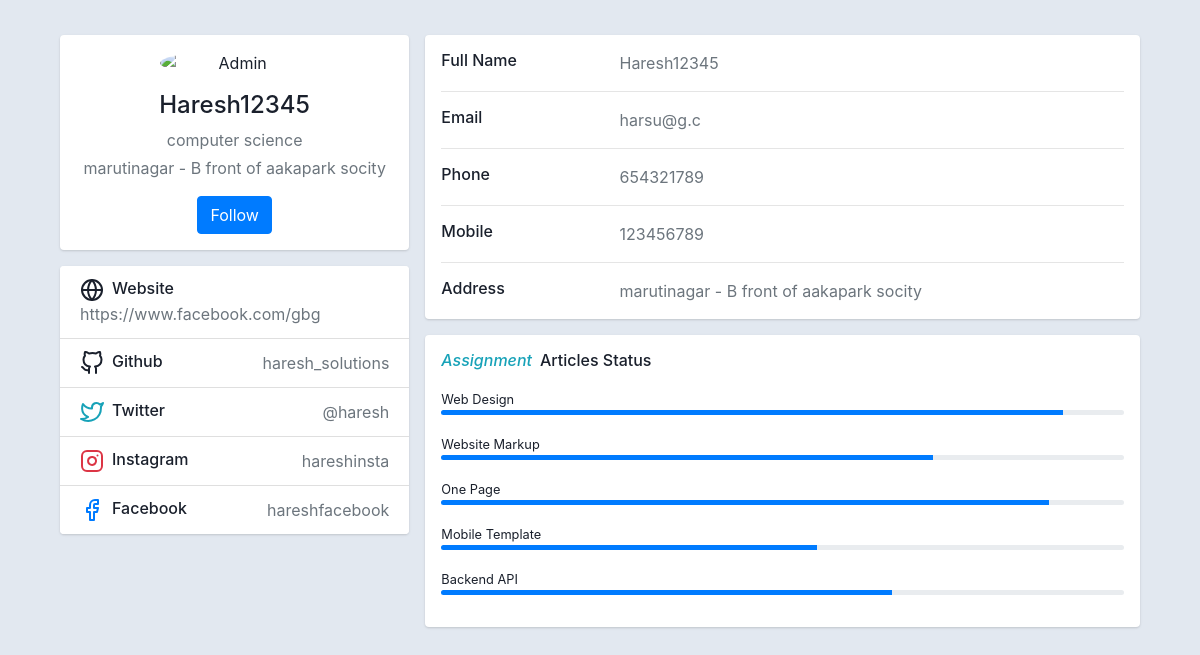
/index.php/home/about_user, run on the app's committed database.
### tables this page shows
CREATE TABLE `user_list` (
  `user_id` int(15) NOT NULL,
  `user_name` varchar(150) NOT NULL,
  `email` varchar(150) NOT NULL,
  `total_post` int(12) NOT NULL DEFAULT 0,
  `type` varchar(15) NOT NULL DEFAULT 'co_admin',
  `password` varchar(40) NOT NULL,
  `profile_pic` varchar(200) NOT NULL,
  `reg_id` int(15) NOT NULL,
  `profession` varchar(150) NOT NULL DEFAULT '-',
  `address` varchar(350) NOT NULL DEFAULT '-',
  `website` varchar(200) NOT NULL DEFAULT '-',
  `github` varchar(350) NOT NULL DEFAULT '-',
  `twitter` varchar(350) NOT NULL DEFAULT '-',
  `instagram` varchar(350) NOT NULL DEFAULT '-',
  `facebook` varchar(350) NOT NULL DEFAULT '-',
  `moblie` varchar(12) NOT NULL DEFAULT '-',
  `phone` varchar(12) NOT NULL DEFAULT '-'
);

### application/controllers/home.php (called while the page is built, shortened)
<?php
class home extends CI_Controller
{
    function __construct()
    {
        $this->load->model("home_model");
    }
    public function about_user()
    {
        $id = 5;
        $data['data'] = $this->home_model->about_user_model($id);
        $this->load->view("user_about_page", $data);
    }
}

### index.php (called while the page is built, shortened)
<?php
require_once BASEPATH.'core/CodeIgniter.php';

### application/models/home_model.php (called while the page is built, shortened)
<?php
class home_model extends CI_Model
{
    function about_user_model($id)
    {
        $data = $this->db->where('user_id', $id)
            ->get('user_list')->result_array();
        return $data;
    }
}

### application/views/user_about_page.php (the view, shortened to what this page needs)
<!DOCTYPE html>
<html lang="en">
<head>
    <link rel="stylesheet" href="https://stackpath.bootstrapcdn.com/bootstrap/4.3.1/css/bootstrap.min.css" />
    <link rel="stylesheet" href="<?php echo base_url(); ?>tools/dist/css/user_about_page.css" />
</head>
<body>
    <div class="container">
        <div class="main-body">
            <div class="row gutters-sm">
                <div class="col-md-4 mb-3">
                    <div class="card">
                        <div class="card-body">
                            <div class="d-flex flex-column align-items-center text-center">
                                <img src="https://bootdey.com/img/Content/avatar/avatar7.png" alt="Admin" class="rounded-circle" width="150" />
                                <div class="mt-3">
                                    <h4>
                                        <?php echo $data[0]['user_name']; ?>
                                    </h4>
                                    <p class="text-secondary mb-1"> <?php echo $data[0]['profession']; ?> </p>
                                    <p class="text-muted font-size-sm">
                                    <?php echo $data[0]['address']; ?>
                                    </p>
                                    <button class="btn btn-primary">Follow</button>
                                </div>
                            </div>
                        </div>
                    </div>
                    <div class="card mt-3">
                        <ul class="list-group list-group-flush">
                            <li class="list-group-item d-flex justify-content-between align-items-center flex-wrap">
                                <h6 class="mb-0">
                                    Website
                                </h6>
                                <span class="text-secondary"><?php echo $data[0]['website'];?></span>
                            </li>
                            <li class="list-group-item d-flex justify-content-between align-items-center flex-wrap">
                                <h6 class="mb-0">
                                    Github
                                </h6>
                                <span class="text-secondary"><?php echo $data[0]['github'];?></span>
                            </li>
                            <li class="list-group-item d-flex justify-content-between align-items-center flex-wrap">
                                <h6 class="mb-0">
                                    Twitter
                                </h6>
                                <span class="text-secondary"><?php echo $data[0]['twitter'];?></span>
                            </li>
                            <li class="list-group-item d-flex justify-content-between align-items-center flex-wrap">
                                <h6 class="mb-0">
                                    Instagram
                                </h6>
                                <span class="text-secondary"><?php echo $data[0]['instagram'];?></span>
                            </li>
                            <li class="list-group-item d-flex justify-content-between align-items-center flex-wrap">
                                <h6 class="mb-0">
                                    Facebook
                                </h6>
                                <span class="text-secondary"><?php echo $data[0]['facebook'];?></span>
                            </li>
                        </ul>
                    </div>
                </div>
                <div class="col-md-8">
                    <div class="card mb-3">
                        <div class="card-body">
                            <div class="row">
                                <div class="col-sm-3">
                                    <h6 class="mb-0">Full Name</h6>
                                </div>
                                <div class="col-sm-9 text-secondary"><?php echo $data[0]['user_name']; ?></div>
                            </div>
                            <hr />
                            <div class="row">
                                <div class="col-sm-3">
                                    <h6 class="mb-0">Email</h6>
                                </div>
                                <div class="col-sm-9 text-secondary"><?php echo $data[0]['email']; ?></div>
                            </div>
                            <hr />
                            <div class="row">
                                <div class="col-sm-3">
                                    <h6 class="mb-0">Phone</h6>
                                </div>
                                <div class="col-sm-9 text-secondary"><?php echo $data[0]['phone']; ?></div>
                            </div>
                            <hr />
                            <div class="row">
                                <div class="col-sm-3">
                                    <h6 class="mb-0">Mobile</h6>
                                </div>
                                <div class="col-sm-9 text-secondary"><?php echo $data[0]['moblie']; ?></div>
                            </div>
                            <hr />
                            <div class="row">
                                <div class="col-sm-3">
                                    <h6 class="mb-0">Address</h6>
                                </div>
                                <div class="col-sm-9 text-secondary"><?php echo $data[0]['address']; ?></div>
                            </div>
                        </div>
                    </div>
                    <div class="row gutters-sm">
                        <div class="col-sm-12 mb-3">
                            <div class="card h-100">
                                <div class="card-body">
                                    <h6 class="d-flex align-items-center mb-3">
                                        <i class="material-icons text-info mr-2">Assignment</i>Articles Status
                                    </h6>
                                    <small>Web Design</small>
                                    <div class="progress mb-3" style="height: 5px">
                                        <div class="progress-bar bg-primary" role="progressbar" style="width: 91%" aria-valuenow="80" aria-valuemin="0" aria-valuemax="100"></div>
                                    </div>
                                    <small>Website Markup</small>
                                    <div class="progress mb-3" style="height: 5px">
                                        <div class="progress-bar bg-primary" role="progressbar" style="width: 72%" aria-valuenow="72" aria-valuemin="0" aria-valuemax="100"></div>
                                    </div>
                                    <small>One Page</small>
                                    <div class="progress mb-3" style="height: 5px">
                                        <div class="progress-bar bg-primary" role="progressbar" style="width: 89%" aria-valuenow="89" aria-valuemin="0" aria-valuemax="100"></div>
                                    </div>
                                    <small>Mobile Template</small>
                                    <div class="progress mb-3" style="height: 5px">
                                        <div class="progress-bar bg-primary" role="progressbar" style="width: 55%" aria-valuenow="55" aria-valuemin="0" aria-valuemax="100"></div>
                                    </div>
                                    <small>Backend API</small>
                                    <div class="progress mb-3" style="height: 5px">
                                        <div class="progress-bar bg-primary" role="progressbar" style="width: 66%" aria-valuenow="66" aria-valuemin="0" aria-valuemax="100"></div>
                                    </div>
                                </div>
                            </div>
                        </div>
                    </div>
                </div>
            </div>
        </div>
    </div>
</body>
</html>

### data on the page
user_list: user_name "Haresh12345", profession "computer science", address "marutinagar - B front of aakapark socity", website "https://www.facebook.com/gbg", github "haresh_solutions", twitter "@haresh", instagram "hareshinsta", facebook "hareshfacebook", email "harsu@g.c", phone "654321789", moblie "123456789"
